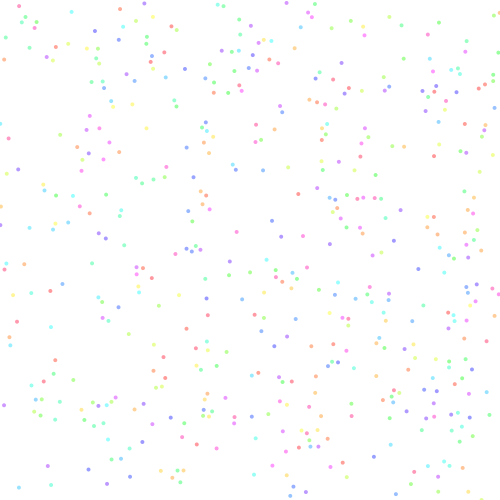
Frame 1 (no input)
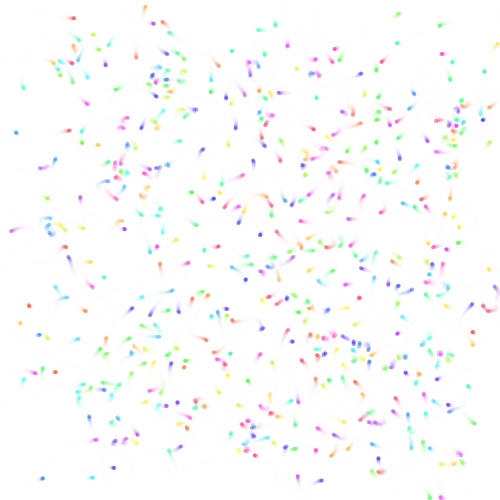
Frame 60 (the mouse pressed at the canvas centre just before this capture)
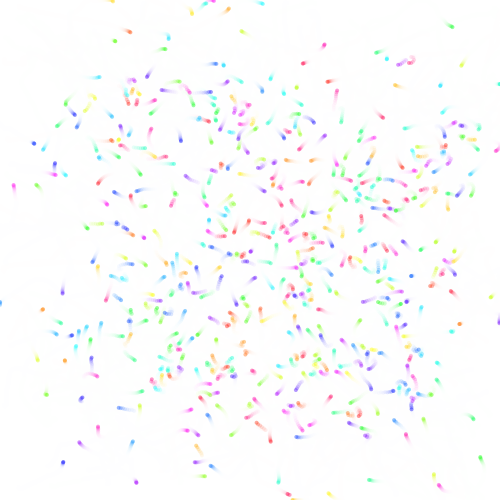
Frame 120 (the mouse held since frame 60 and released just before this capture)

The Processing sketch that drew these frames (run headless with seeded random() and noise(); from frame 60 on, the mouse is pressed at the canvas centre):

// Processing sketch: processing_17005
// ── processing_17005.pde

bidule[] bidules;
float[] interesting={0,0};

void setup(){
  size(500,500);
  bidules = new bidule[0];
  for(int a=0;a<500;a++){
    new bidule();
  }
  smooth();
  fill(0,100);noStroke();
  background(255);
  colorMode(HSB, 100,100,100,100);
}

void draw(){
  fill(100,30);
  rect(0,0,width,height);
  for(int a=0;a<bidules.length;a++){
    bidules[a].dessine();
  }
}

class bidule{
  float x, y, an, v;boolean loner=false;
  int sens=1;float c=random(100);
  bidule asuivre;
  bidule(){
    x=random(width);y=random(height);
    an = random(TWO_PI);v=random(0.3,1.2);
    bidules = (bidule[]) append(bidules, this);
  }
  void dessine(){
    c+=0.1;c%=100;
    fill(c,100,100,40);
    sens=-sens;
    an+=random(-0.02, 0.5)*sens;
     if(dist(interesting[0],interesting[1],x,y)<60 && random(3)<1){
         an = PI+atan2(interesting[1]-y, interesting[0]-x); 
      }
    
    x+=cos(an)*v;y+=sin(an)*v;
    if(random(100)<1 || asuivre==null){
      asuivre = bidules[floor(random(bidules.length))];
      loner=false;
    }
    if(random(100)<1){loner=true;}
    if(!loner){
    float an2 = atan2(asuivre.y-y, asuivre.x-x);
    an=(an+an2)/2;
    }  
    if(v>1.2)v*=0.97;
    if(x<0){x=0;an+=random(-0.2,0.9);}
    if(y<0){y=0;an+=random(-0.2,0.9);}
    if(x>width){x=width;an+=random(-0.2,0.9);}
    if(y>height){y=height;an+=random(-0.2,0.9);}
    
    for(int a=0;a<bidules.length;a++){
    bidule b= bidules[a];
    if(b!=this){
      float d=dist(b.x,b.y,x,y);
      if(d<6){
        x=b.x+((x-b.x)/d)*6;
        y=b.y+((y-b.y)/d)*6;
        an=an-PI+random(-0.4,0.4);
        b.an+=random(-0.2,0.2);
        v=random(2,2.5);
      }
    }
    
  }
    ellipse(x,y,4,4);
  }
}

void mouseMoved(){
  interesting[0]=mouseX;interesting[1]=mouseY;
} 
